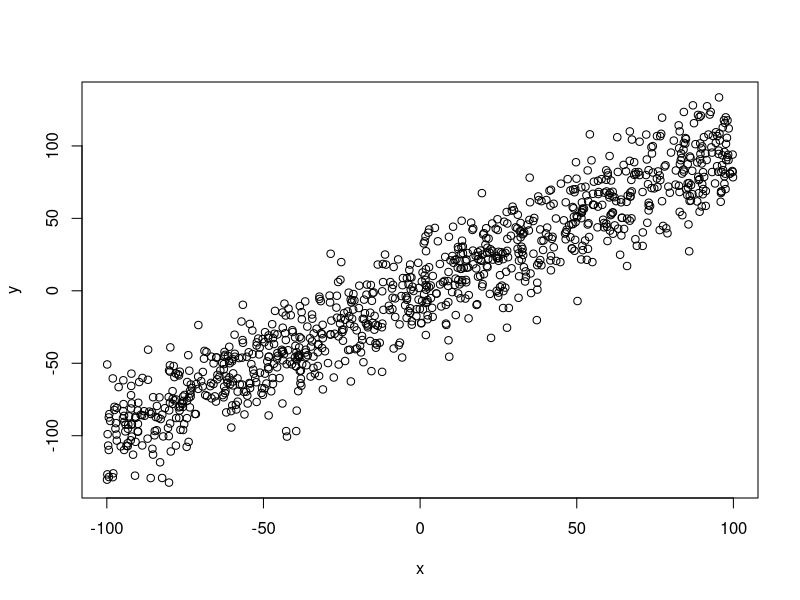
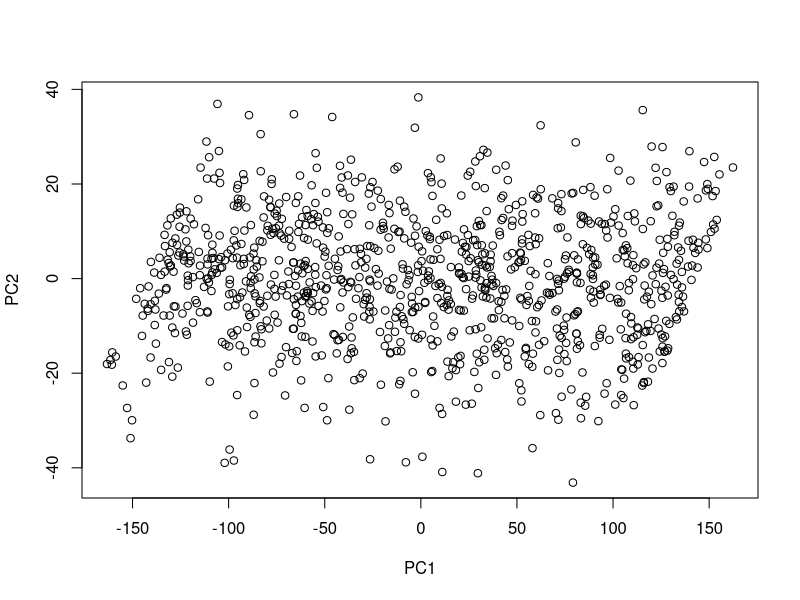
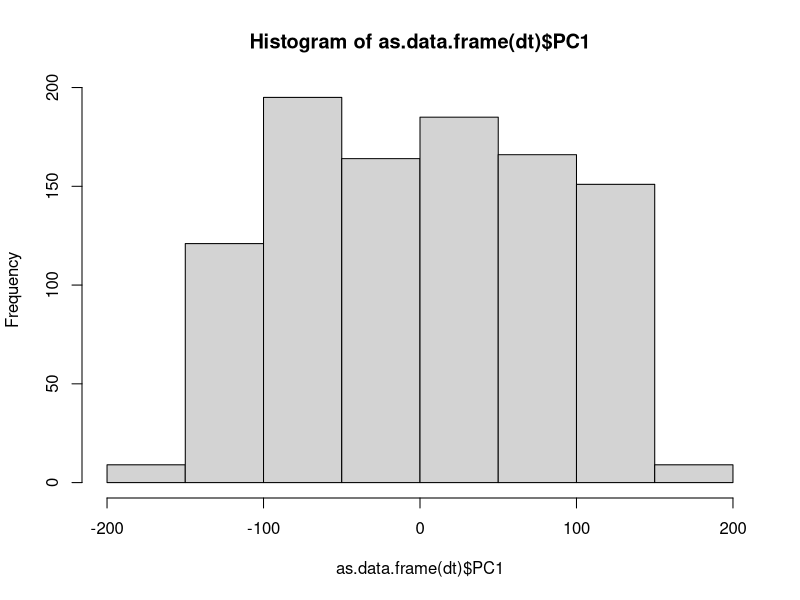
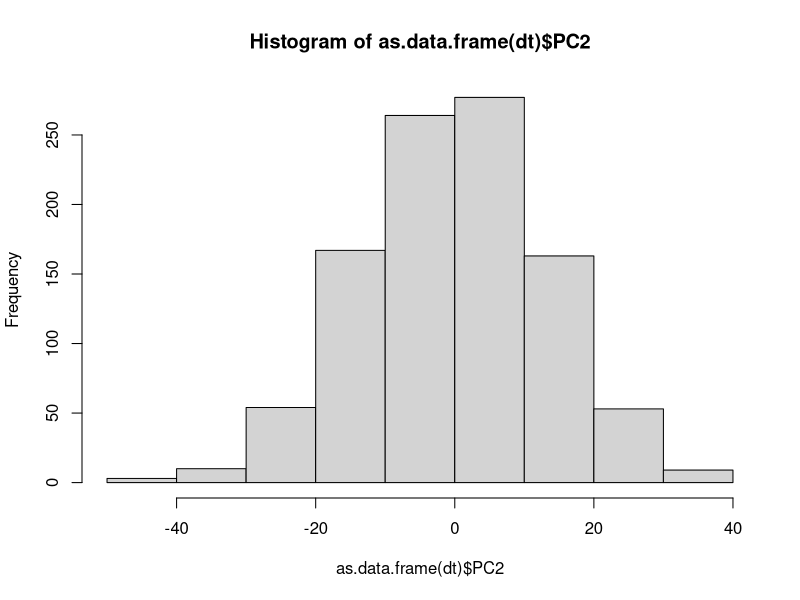
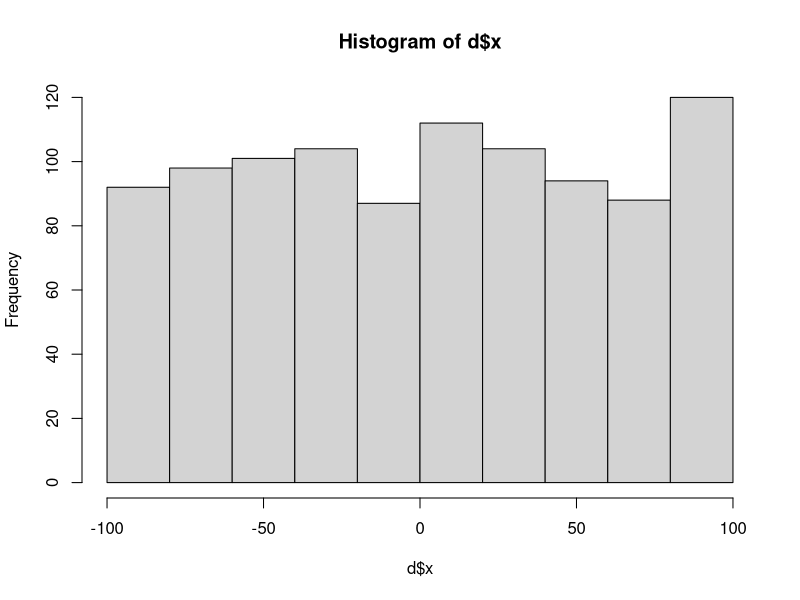
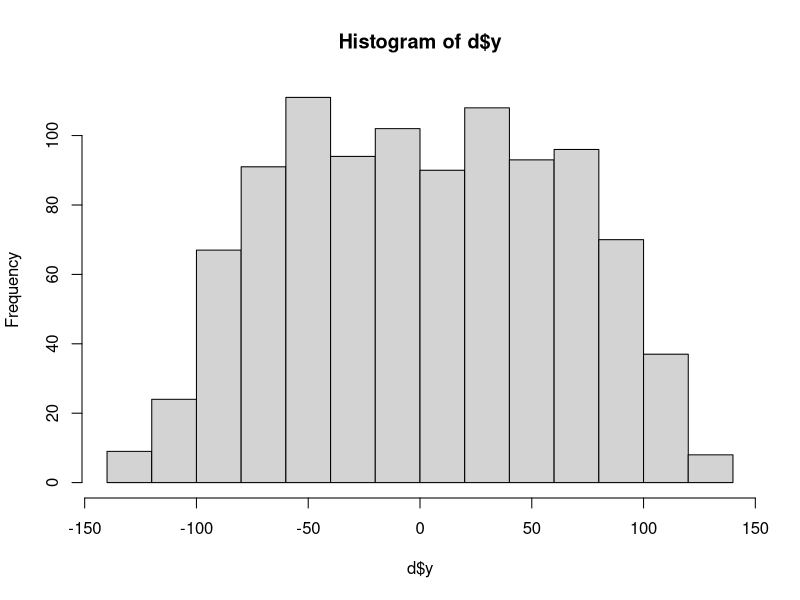

Write the R code that produced these figures, in order.
## ---- chunk 1
knitr::opts_chunk$set(echo = TRUE)
set.seed(1234)
#Cosine Similarity
cos.sim <- function(A,B) 
{
  return( sum(A*B)/sqrt(sum(A^2)*sum(B^2)) )
}   
## ---- chunk 2
#"noisy" x=y
x = runif(n = 1000,min=-100,max=100) # x has a uniform distribution
y = x + rnorm(n=1000,mean=0,sd=20) # y has a normal distribution

d <- data.frame(x=x,y=y)
#ver primeros puntos
head(d)
plot(d)
## ---- chunk 3
pca <- prcomp(d,center = F,scale. = F)
summary(pca)
pca$rotation
dt <- pca$x #d transformed
head(dt)
plot(dt)
## ---- chunk 4
a <- d[2,] #choose a point on the original space
s<-apply(d,1,function(x) cos.sim(a,x)) #calculate the angles to all the other vectors
at <- dt[2,] #get the same point in the new space
st<-apply(dt,1,function(x) cos.sim(at,x)) #calculate the angles in the new space
## ---- chunk 5
head(data.frame(s=s,st=st))
## ---- chunk 6
head(data.frame(s=order(s,decreasing = T),st=order(st,decreasing = T)))
## ---- chunk 7
magd <- sqrt(rowSums(d*d))
magdt <- sqrt(rowSums(dt*dt))

head(data.frame(magd=magd,magdt=magdt))
## ---- chunk 8
hist(as.data.frame(dt)$PC1) #this is close to uniform
hist(as.data.frame(dt)$PC2) #this is close to normal
## ---- chunk 9
hist(d$x)
hist(d$y)
